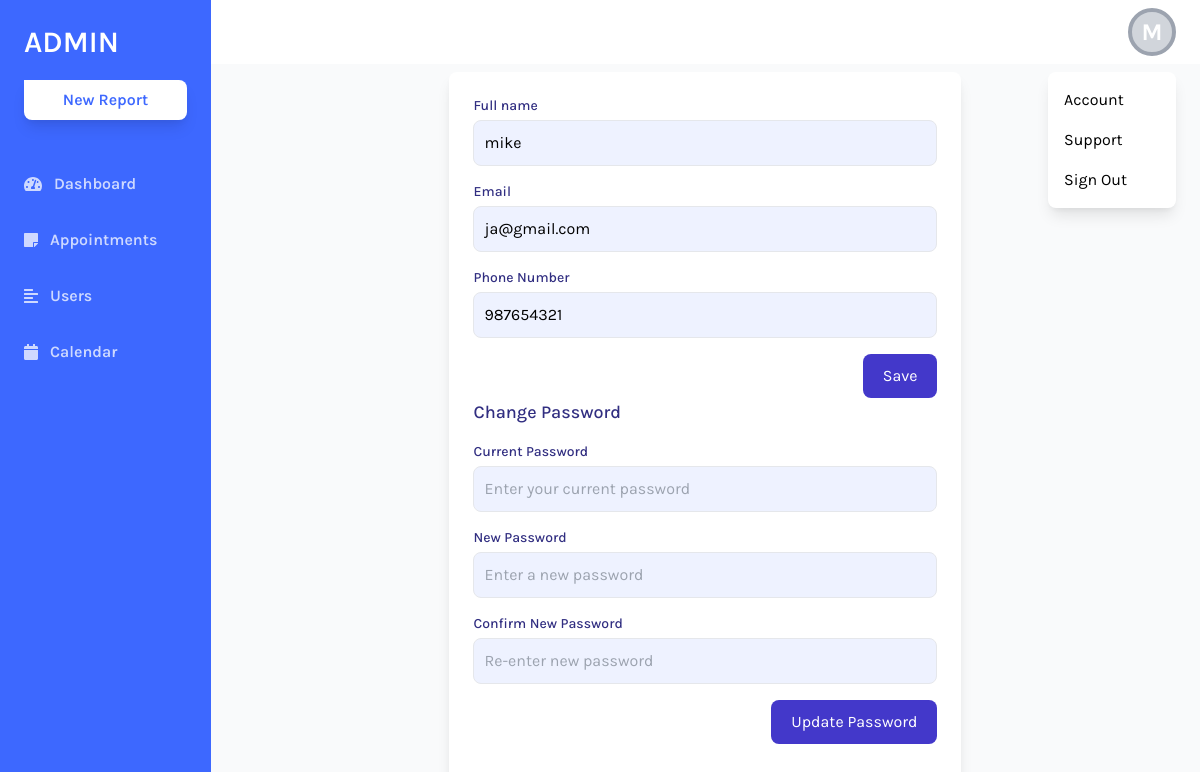
Screenshot of /admin/userSetting.php (signed in) with the database file from the repository.
### tables this page shows
CREATE TABLE `user` (
  `Id` int(11) NOT NULL,
  `Email` varchar(24) NOT NULL,
  `Password` varchar(100) NOT NULL,
  `FName` varchar(24) NOT NULL,
  `Address` varchar(30) NOT NULL,
  `Phone` bigint(20) NOT NULL,
  `UserType` varchar(11) NOT NULL,
  `reset_token_hash` varchar(64) DEFAULT NULL,
  `reset_token_expires_at` datetime DEFAULT NULL,
  `ConfirmationCode` int(24) DEFAULT NULL,
  `Status` varchar(60) NOT NULL
);

### admin/userSetting.php (the view, shortened to what this page needs)
<?php
include 'db.php';
$user_id = $_SESSION['user_id'];
$sql = "SELECT FName, Email, Address, Phone, Password FROM user WHERE id = ?";
$stmt = $conn->prepare($sql);
$stmt->bind_param("i", $user_id);
$stmt->execute();
$result = $stmt->get_result();
$user = $result->fetch_assoc();
?>
<!DOCTYPE html>
<html lang="en">
<head>
    <link href="https://cdnjs.cloudflare.com/ajax/libs/tailwindcss/2.2.19/tailwind.min.css" rel="stylesheet">
</head>
<body class="bg-gray-100 font-family-karla flex">
        <aside class="relative bg-sidebar h-screen w-64 hidden sm:block shadow-xl">
            <div class="p-6">
                <a href="index.php" class="text-white text-3xl font-semibold uppercase hover:text-gray-300">Admin</a>
                <button class="w-full bg-white cta-btn font-semibold py-2 mt-5 rounded-br-lg rounded-bl-lg rounded-tr-lg shadow-lg hover:shadow-xl hover:bg-gray-300 flex items-center justify-center">
                    <i ></i> New Report
                </button>
            </div>
            <nav class="text-white text-base font-semibold pt-3">
                <a href="index.php" class="flex items-center text-white opacity-75 hover:opacity-100 py-4 pl-6 nav-item">
                    <i class="fas fa-tachometer-alt mr-3"></i> Dashboard
                </a>
                <a href="blank.php" class="flex items-center text-white opacity-75 hover:opacity-100 py-4 pl-6 nav-item">
                    <i class="fas fa-sticky-note mr-3"></i>Appointments
                </a>
                <a href="forms.php" class="flex items-center text-white opacity-75 hover:opacity-100 py-4 pl-6 nav-item">
                    <i class="fas fa-align-left mr-3"></i> Users
                </a>
                <a href="tables.php" class="flex items-center text-white opacity-75 hover:opacity-100 py-4 pl-6 nav-item">
                    <i class="fas fa-calendar mr-3"></i> Calendar
                </a>
            </nav>
        </aside>
        <div class="relative w-full flex flex-col h-screen overflow-y-hidden">
            <header class="w-full items-center bg-white py-2 px-6 hidden sm:flex">
                <div x-data="{ isOpen: false }" class="relative w-1/2 flex justify-end">
                <button @click="isOpen = !isOpen" class="relative z-10 w-12 h-12 rounded-full overflow-hidden border-4 border-gray-400 hover:border-gray-300 focus:border-gray-300 focus:outline-none bg-gray-300 flex items-center justify-center text-white font-bold text-xl">
    <?php
    $full_name = htmlspecialchars($user['FName']);
    $initials = "?";
    if (!empty($full_name)) {
        $first_name = strtok($full_name, ' ');
        $initials = strtoupper(substr($first_name, 0, 1));
    }
    ?>
    <span class="text-center" style="font-size: 1.5rem;"><?= $initials; ?></span>
</button>
                    <button x-show="isOpen" @click="isOpen = false" class="h-full w-full fixed inset-0 cursor-default"></button>
                    <div x-show="isOpen" class="absolute w-32 bg-white rounded-lg shadow-lg py-2 mt-16">
                        <a href="userSetting.php" class="block px-4 py-2 account-link hover:text-white">Account</a>
                        <a href="#" class="block px-4 py-2 account-link hover:text-white">Support</a>
                        <a href="logout.php" class="block px-4 py-2 account-link hover:text-white">Sign Out</a>
                    </div>
                </div>
            </header>
            <div class="w-full h-screen flex items-center justify-center bg-gray-50">
        <div class="w-full max-w-lg p-6 bg-white shadow-lg rounded-lg">
            <form action="update.php" method="POST">
                <div class="mb-4">
                    <label for="FName" class="block text-sm font-medium text-indigo-900">Full name</label>
                    <input type="text" id="FName" name="FName"
                        class="w-full p-2.5 mt-1 border rounded-lg bg-indigo-50 focus:outline-none focus:ring-2 focus:ring-indigo-400"
                        value="<?php echo htmlspecialchars($user['FName']); ?>" required>
                </div>
                <div class="mb-4">
                    <label for="Email" class="block text-sm font-medium text-indigo-900">Email</label>
                    <input type="email" id="Email" name="Email"
                        class="w-full p-2.5 mt-1 border rounded-lg bg-indigo-50 focus:outline-none focus:ring-2 focus:ring-indigo-400"
                        value="<?php echo htmlspecialchars($user['Email']); ?>" required>
                </div>
                <div class="mb-4">
                    <label for="Phone" class="block text-sm font-medium text-indigo-900">Phone Number</label>
                    <input type="number" id="Phone" name="Phone"
                        class="w-full p-2.5 mt-1 border rounded-lg bg-indigo-50 focus:outline-none focus:ring-2 focus:ring-indigo-400"
                        value="<?php echo htmlspecialchars($user['Phone']); ?>" required>
                </div>
                <div class="flex justify-end">
                    <button type="submit"
                        class="px-5 py-2.5 text-white bg-indigo-700 hover:bg-indigo-800 rounded-lg focus:ring-4 focus:outline-none focus:ring-indigo-300">
                        Save
                    </button>
                </div>
                </form>
                <form action="change_password.php"id="passwordForm" method="POST">
                <div class="mb-6">
                    <h2 class="text-lg font-medium text-indigo-900 mb-4">Change Password</h2>
                    <div class="mb-4">
                        <label for="current_password" class="block text-sm font-medium text-indigo-900">Current Password</label>
                        <input type="password" id="current_password" name="current_password"
                            class="w-full p-2.5 mt-1 border rounded-lg bg-indigo-50 focus:ring-2 focus:ring-indigo-400"
                            placeholder="Enter your current password" required>
                    </div>
                    <div class="mb-4">
                        <label for="new_password" class="block text-sm font-medium text-indigo-900">New Password</label>
                        <input type="password" id="new_password" name="new_password"
                            class="w-full p-2.5 mt-1 border rounded-lg bg-indigo-50 focus:ring-2 focus:ring-indigo-400"
                            placeholder="Enter a new password" required>
                    </div>
                    <div class="mb-4">
                        <label for="confirm_password" class="block text-sm font-medium text-indigo-900">Confirm New Password</label>
                        <input type="password" id="confirm_password" name="confirm_password"
                            class="w-full p-2.5 mt-1 border rounded-lg bg-indigo-50 focus:ring-2 focus:ring-indigo-400"
                            placeholder="Re-enter new password" required>
                    </div>
                    <div class="flex justify-end">
                        <button type="submit"
                            class="px-5 py-2.5 text-white bg-indigo-700 hover:bg-indigo-800 rounded-lg focus:ring-4 focus:ring-indigo-300">
                            Update Password
                        </button>
                    </div>
                </div>
                </form>
        </div>
    </div>
            </div>
</body>
</html>

### admin/userSetting.php (style rules this page uses)
.font-family-karla { font-family: karla; }
.bg-sidebar { background: #3d68ff; }
.cta-btn { color: #3d68ff; }

### rows the page displays
user: FName "M", FName "mike", Email "ja@gmail.com", Phone "987654321"
